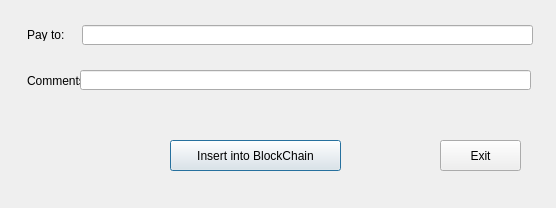
<?xml version="1.0" encoding="UTF-8"?>
<ui version="4.0">
 <class>CommentDialog</class>
 <widget class="QDialog" name="CommentDialog">
  <property name="geometry">
   <rect>
    <x>0</x>
    <y>0</y>
    <width>556</width>
    <height>208</height>
   </rect>
  </property>
  <property name="windowTitle">
   <string>Insert your comments into our blockchain</string>
  </property>
  <widget class="QPushButton" name="insertButton">
   <property name="geometry">
    <rect>
     <x>170</x>
     <y>140</y>
     <width>171</width>
     <height>31</height>
    </rect>
   </property>
   <property name="text">
    <string>Insert into BlockChain</string>
   </property>
   <property name="icon">
    <iconset resource="../bitcoin.qrc">
     <normaloff>:/icons/add</normaloff>:/icons/add</iconset>
   </property>
  </widget>
  <widget class="QDialogButtonBox" name="buttonBox">
   <property name="geometry">
    <rect>
     <x>610</x>
     <y>415</y>
     <width>81</width>
     <height>26</height>
    </rect>
   </property>
   <property name="standardButtons">
    <set>QDialogButtonBox::NoButton</set>
   </property>
   <property name="centerButtons">
    <bool>true</bool>
   </property>
  </widget>
  <widget class="QLineEdit" name="addrEdit">
   <property name="geometry">
    <rect>
     <x>82</x>
     <y>25</y>
     <width>451</width>
     <height>20</height>
    </rect>
   </property>
   <property name="toolTip">
    <string>Recipient address</string>
   </property>
   <property name="statusTip">
    <string>Recipient address</string>
   </property>
  </widget>
  <widget class="QLabel" name="label">
   <property name="geometry">
    <rect>
     <x>27</x>
     <y>29</y>
     <width>54</width>
     <height>12</height>
    </rect>
   </property>
   <property name="text">
    <string>Pay to:</string>
   </property>
  </widget>
  <widget class="QLabel" name="label_2">
   <property name="geometry">
    <rect>
     <x>27</x>
     <y>75</y>
     <width>54</width>
     <height>12</height>
    </rect>
   </property>
   <property name="text">
    <string>Comments</string>
   </property>
  </widget>
  <widget class="QPushButton" name="pushButton">
   <property name="geometry">
    <rect>
     <x>440</x>
     <y>140</y>
     <width>81</width>
     <height>31</height>
    </rect>
   </property>
   <property name="maximumSize">
    <size>
     <width>16777215</width>
     <height>16177186</height>
    </size>
   </property>
   <property name="text">
    <string>Exit</string>
   </property>
   <property name="icon">
    <iconset resource="../bitcoin.qrc">
     <normaloff>:/icons/quit</normaloff>:/icons/quit</iconset>
   </property>
  </widget>
  <widget class="QLineEdit" name="txtComment">
   <property name="geometry">
    <rect>
     <x>80</x>
     <y>70</y>
     <width>451</width>
     <height>20</height>
    </rect>
   </property>
  </widget>
 </widget>
 <resources>
  <include location="../bitcoin.qrc"/>
 </resources>
 <connections/>
</ui>
